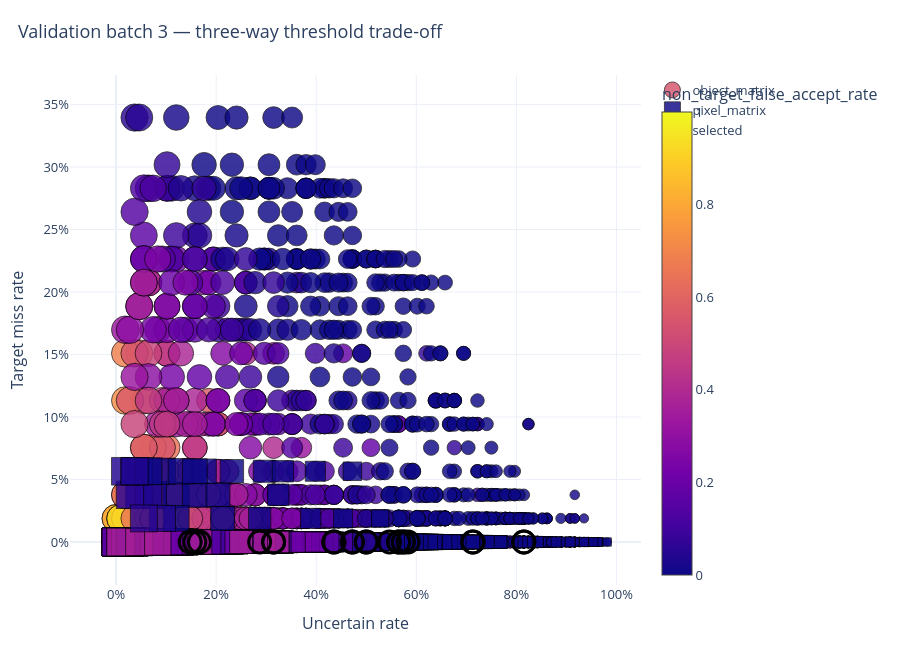

The notebook cell this image was saved under:
### Code cell
selected_threshold_pairs_df = (
    three_way_selected_04A_df[
        [
            "selected_config_id",
            "three_way_lower_threshold",
            "three_way_upper_threshold",
        ]
    ]
    .drop_duplicates()
    .assign(is_selected_threshold=True)
)

three_way_plot_df = (
    three_way_grid_04A_df
    .merge(
        selected_04A_2way_df[
            [
                "selected_config_id",
                "matrix_family",
            ]
        ].drop_duplicates(),
        on="selected_config_id",
        how="left",
        validate="many_to_one",
    )
    .merge(
        selected_threshold_pairs_df,
        on=[
            "selected_config_id",
            "three_way_lower_threshold",
            "three_way_upper_threshold",
        ],
        how="left",
        validate="many_to_one",
    )
)

three_way_plot_df["is_selected_threshold"] = (
    three_way_plot_df["is_selected_threshold"]
    .astype("boolean")
    .fillna(False)
    .astype(bool)
)

if RUN_DIAGNOSTIC_PLOTS:
    plot_three_way_tradeoff(
        three_way_plot_df,
        uncertain_col="uncertain_rate",
        miss_col="target_miss_rate",
        false_accept_col="non_target_false_accept_rate",
        coverage_col="coverage_rate",
        group_col="matrix_family",
        id_col="selected_config_id",
        selected_col="is_selected_threshold",
        title="Validation batch 3 — three-way threshold trade-off",
        show=True,
    )

### Figure 1 — Plotly figure (JSON) as saved in the notebook; plotly's stock layout.template omitted (floating-point values rounded to 4 significant figures; data arrays with more than 128 entries replaced by an {"elided": "..."} marker saying what was removed)
{"data": [{"customdata": {"elided": "2064x3 str values"}, "hovertemplate": "uncertain_rate: %{x:.2%}<br>target_miss_rate: %{y:.2%}<br>selected_config_id: %{customdata[0]}<br>non_target_false_accept_rate: %{customdata[1]}<br>coverage_rate: %{customdata[2]}<br><extra></extra>", "marker": {"cmax": 1, "cmin": 0, "color": {"elided": "2064 float values"}, "colorbar": {"title": {"text": "non_target_false_accept_rate"}}, "colorscale": [[0, "#0d0887"], [0.1111, "#46039f"], [0.2222, "#7201a8"], [0.3333, "#9c179e"], [0.4444, "#bd3786"], [0.5556, "#d8576b"], [0.6667, "#ed7953"], [0.7778, "#fb9f3a"], [0.8889, "#fdca26"], [1, "#f0f921"]], "line": {"color": "black", "width": 0.8}, "opacity": 0.82, "showscale": false, "size": {"elided": "2064 float values"}, "symbol": "circle"}, "mode": "markers", "name": "object_matrix", "type": "scatter", "x": {"elided": "2064 float values"}, "y": {"elided": "2064 float values"}}, {"customdata": {"elided": "774x3 str values"}, "hovertemplate": "uncertain_rate: %{x:.2%}<br>target_miss_rate: %{y:.2%}<br>selected_config_id: %{customdata[0]}<br>non_target_false_accept_rate: %{customdata[1]}<br>coverage_rate: %{customdata[2]}<br><extra></extra>", "marker": {"cmax": 1, "cmin": 0, "color": {"elided": "774 float values"}, "colorbar": {"title": {"text": "non_target_false_accept_rate"}}, "colorscale": [[0, "#0d0887"], [0.1111, "#46039f"], [0.2222, "#7201a8"], [0.3333, "#9c179e"], [0.4444, "#bd3786"], [0.5556, "#d8576b"], [0.6667, "#ed7953"], [0.7778, "#fb9f3a"], [0.8889, "#fdca26"], [1, "#f0f921"]], "line": {"color": "black", "width": 0.8}, "opacity": 0.82, "showscale": true, "size": {"elided": "774 float values"}, "symbol": "square"}, "mode": "markers", "name": "pixel_matrix", "type": "scatter", "x": {"elided": "774 float values"}, "y": {"elided": "774 float values"}}, {"marker": {"color": "black", "line": {"width": 3}, "size": 22, "symbol": "circle-open"}, "mode": "markers", "name": "selected", "type": "scatter", "x": [0.4352, 0.713, 0.713, 0.8148, 0.8148, 0.5463, 0.5, 0.4722, 0.4352, 0.4722, 0.5833, 0.5, 0.5648, 0.5741, 0.5648, 0.5741, 0.3148, 0.287, 0.1667, 0.3148, 0.1574, 0.1481], "y": [0.0, 0.0, 0.0, 0.0, 0.0, 0.0, 0.0, 0.0, 0.0, 0.0, 0.0, 0.0, 0.0, 0.0, 0.0, 0.0, 0.0, 0.0, 0.0, 0.0, 0.0, 0.0]}], "layout": {"font": {"size": 13}, "height": 650, "hoverlabel": {"namelength": -1}, "margin": {"b": 65, "l": 70, "r": 80, "t": 75}, "title": {"font": {"size": 18}, "text": "Validation batch 3 — three-way threshold trade-off", "x": 0.02}, "width": 900, "xaxis": {"tickformat": ".0%", "title": {"text": "Uncertain rate"}}, "yaxis": {"tickformat": ".0%", "title": {"text": "Target miss rate"}}}}
